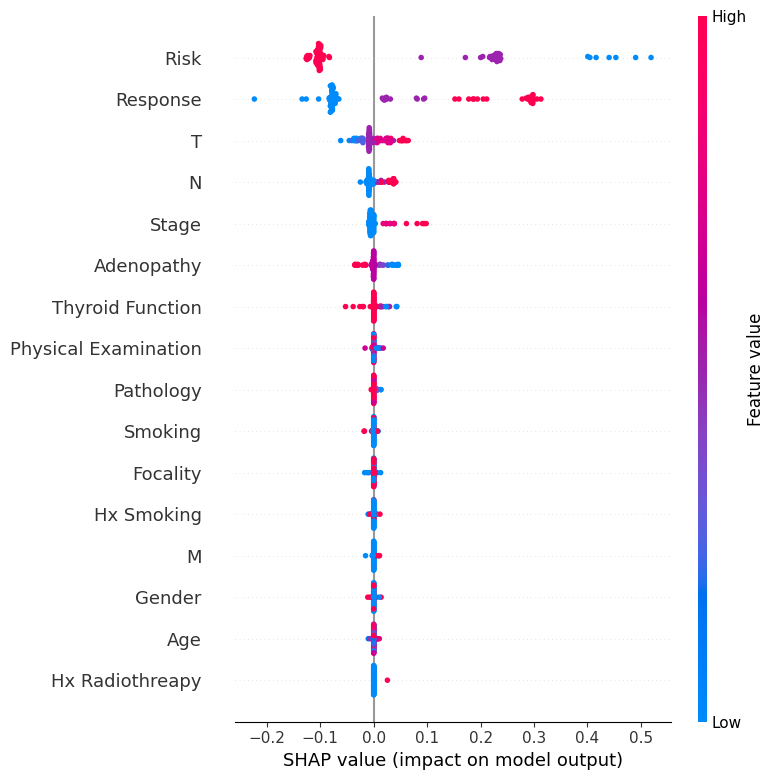
#> input picture results/SHAP Summary Plot for Best Model.png, 774 x 780 px
$ jupyter execute --allow-errors '5. Classification Pipelines'"'"' Explanability with SHAP.ipynb'   (shell and % lines are left out)
#> lines starting #> are read from the running program, lines starting #| are printed output that depends on the picture
[cell 1]
# ! pip install shap

[cell 2]
import pandas as pd
import shap
import shap.explainers._kernel as kernel
import numpy as np
import matplotlib.pyplot as plt
from sklearn.linear_model import LogisticRegression as LR
from sklearn.pipeline import Pipeline
from sklearn.compose import ColumnTransformer
from sklearn.preprocessing import OrdinalEncoder, MinMaxScaler
from sklearn.impute import SimpleImputer
from sklearn.model_selection import train_test_split as tts

#> (a cell that did not finish here is left out)

[cell 4]
# Plot and save SHAP summary plot for positive class
# Create a figure with custom size
fig, ax = plt.subplots(figsize=(6, 4))  # Change width and height as needed
plt.sca(ax)
#> (the rest of this cell did not finish here and is left out)

[cell 5]
# Create a figure with custom size
fig, ax = plt.subplots(figsize=(3, 1))  # Change width and height as needed
plt.sca(ax)
#> (the rest of this cell did not finish here and is left out)

[cell 6]
from PIL import Image

# Load images
img1 = Image.open("../results/SHAP Summary Plot for Best Model.png")
#> img1 is the input picture: PIL image 774x780 RGBA; mean R, G, B, A 249.5, 247.8, 250.3, 255
img2 = Image.open("../results/SHAP Heatmap for Best Model.png")
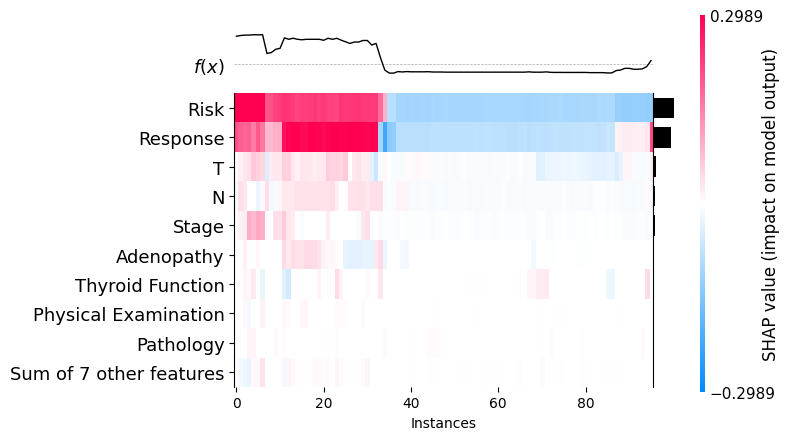
#> input picture results/SHAP Heatmap for Best Model.png, 789 x 440 px
#> img2 is the input picture: PIL image 789x440 RGBA; mean R, G, B, A 244.7, 240.3, 244.3, 255

# Resize img2 to match height of img1 (preserve aspect ratio)
img2_ratio = img2.width / img2.height
#> img2_ratio = 1.79
new_width = int(img1.height * img2_ratio)
#> new_width = 1398
img2_resized = img2.resize((new_width, img1.height))
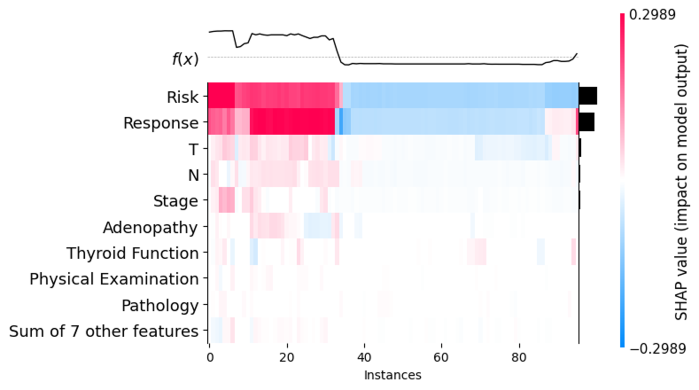
#> img2_resized: PIL image 1398x780 RGBA (shown at 1/2 size); mean R, G, B, A 244.5, 240.1, 244.2, 255

# Create a new blank image with combined width
combined = Image.new('RGB', (img1.width + img2_resized.width, img1.height))
#> combined: PIL image 2172x780 RGB; every value is 0

# Paste both images side by side, aligned at the top
combined.paste(img1, (0, 0))
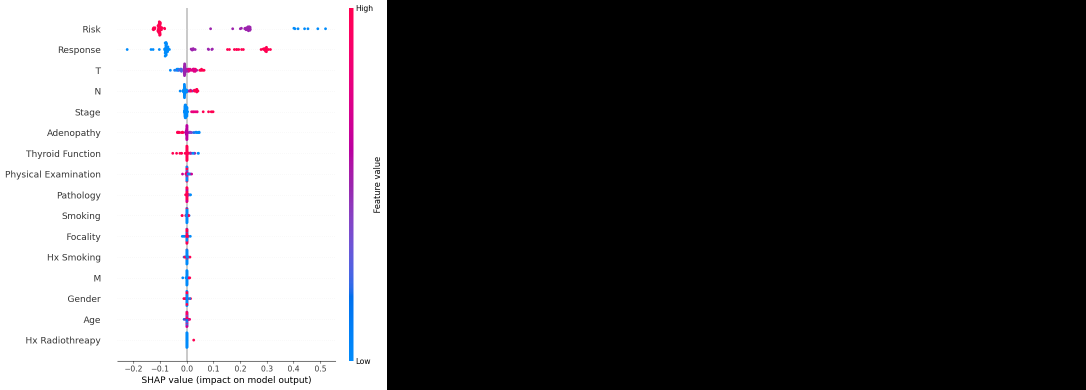
#> combined: PIL image 2172x780 RGB (shown at 1/2 size); mean R, G, B 88.9, 88.3, 89.2
combined.paste(img2_resized, (img1.width, 0))
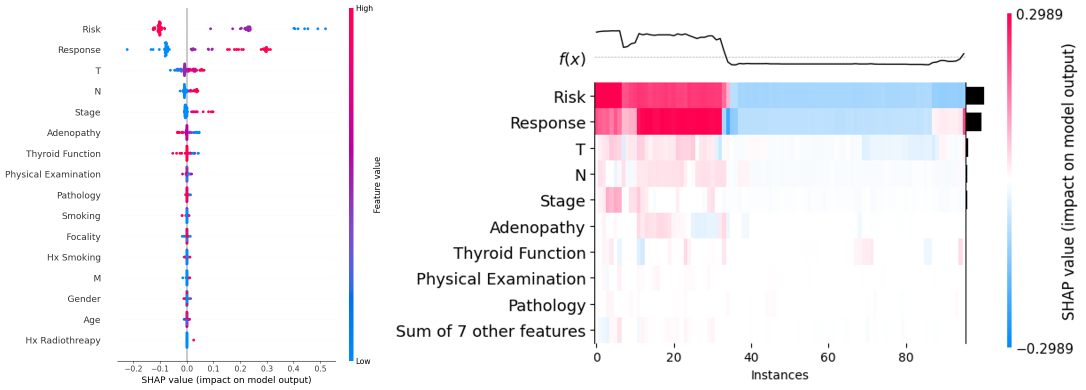
#> combined: PIL image 2172x780 RGB (shown at 1/2 size); mean R, G, B 246.3, 242.9, 246.4

# Save and return
combined.save("../results/SHAP Summary and Heatmap Combined.png")
combined  # or just: display(combined) in a notebook
